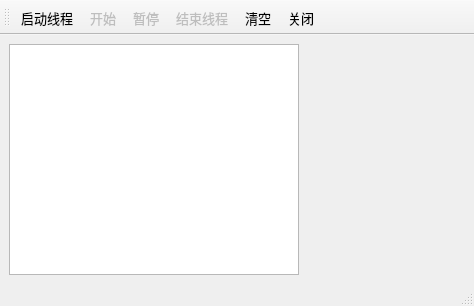
<?xml version="1.0" encoding="UTF-8"?>
<ui version="4.0">
 <class>MainWindow</class>
 <widget class="QMainWindow" name="MainWindow">
  <property name="geometry">
   <rect>
    <x>0</x>
    <y>0</y>
    <width>474</width>
    <height>306</height>
   </rect>
  </property>
  <property name="font">
   <font>
    <pointsize>10</pointsize>
   </font>
  </property>
  <property name="windowTitle">
   <string>多线程，使用QMutex</string>
  </property>
  <property name="windowIcon">
   <iconset resource="res.qrc">
    <normaloff>:/images/images/Games.ico</normaloff>:/images/images/Games.ico</iconset>
  </property>
  <widget class="QWidget" name="centralwidget">
   <layout class="QHBoxLayout" name="horizontalLayout">
    <item>
     <widget class="QPlainTextEdit" name="plainTextEdit"/>
    </item>
    <item>
     <widget class="QLabel" name="labPic">
      <property name="minimumSize">
       <size>
        <width>160</width>
        <height>0</height>
       </size>
      </property>
      <property name="text">
       <string/>
      </property>
      <property name="pixmap">
       <pixmap resource="res.qrc">:/dice/images/d0.jpg</pixmap>
      </property>
      <property name="alignment">
       <set>Qt::AlignCenter</set>
      </property>
     </widget>
    </item>
   </layout>
  </widget>
  <widget class="QStatusBar" name="statusbar"/>
  <widget class="QToolBar" name="toolBar">
   <property name="windowTitle">
    <string>toolBar</string>
   </property>
   <property name="iconSize">
    <size>
     <width>16</width>
     <height>16</height>
    </size>
   </property>
   <property name="toolButtonStyle">
    <enum>Qt::ToolButtonTextBesideIcon</enum>
   </property>
   <attribute name="toolBarArea">
    <enum>TopToolBarArea</enum>
   </attribute>
   <attribute name="toolBarBreak">
    <bool>false</bool>
   </attribute>
   <addaction name="actThread_Run"/>
   <addaction name="actDice_Run"/>
   <addaction name="actDice_Pause"/>
   <addaction name="actThread_Quit"/>
   <addaction name="actClear"/>
   <addaction name="actClose"/>
  </widget>
  <action name="actThread_Run">
   <property name="icon">
    <iconset resource="res.qrc">
     <normaloff>:/images/images/flag24.png</normaloff>:/images/images/flag24.png</iconset>
   </property>
   <property name="text">
    <string>启动线程</string>
   </property>
   <property name="toolTip">
    <string>启动线程运行</string>
   </property>
  </action>
  <action name="actDice_Run">
   <property name="enabled">
    <bool>false</bool>
   </property>
   <property name="icon">
    <iconset resource="res.qrc">
     <normaloff>:/images/images/play24.png</normaloff>:/images/images/play24.png</iconset>
   </property>
   <property name="text">
    <string>开始</string>
   </property>
   <property name="toolTip">
    <string>开始掷骰子</string>
   </property>
  </action>
  <action name="actDice_Pause">
   <property name="enabled">
    <bool>false</bool>
   </property>
   <property name="icon">
    <iconset resource="res.qrc">
     <normaloff>:/images/images/pause24.png</normaloff>:/images/images/pause24.png</iconset>
   </property>
   <property name="text">
    <string>暂停</string>
   </property>
   <property name="toolTip">
    <string>暂停掷骰子</string>
   </property>
  </action>
  <action name="actThread_Quit">
   <property name="enabled">
    <bool>false</bool>
   </property>
   <property name="icon">
    <iconset resource="res.qrc">
     <normaloff>:/images/images/block24.png</normaloff>:/images/images/block24.png</iconset>
   </property>
   <property name="text">
    <string>结束线程</string>
   </property>
   <property name="toolTip">
    <string>结束线程运行</string>
   </property>
  </action>
  <action name="actClear">
   <property name="icon">
    <iconset resource="res.qrc">
     <normaloff>:/images/images/212.bmp</normaloff>:/images/images/212.bmp</iconset>
   </property>
   <property name="text">
    <string>清空</string>
   </property>
   <property name="toolTip">
    <string>清空文本框</string>
   </property>
  </action>
  <action name="actClose">
   <property name="icon">
    <iconset resource="res.qrc">
     <normaloff>:/images/images/132.bmp</normaloff>:/images/images/132.bmp</iconset>
   </property>
   <property name="text">
    <string>关闭</string>
   </property>
  </action>
 </widget>
 <resources>
  <include location="res.qrc"/>
 </resources>
 <connections>
  <connection>
   <sender>actClose</sender>
   <signal>triggered()</signal>
   <receiver>MainWindow</receiver>
   <slot>close()</slot>
   <hints>
    <hint type="sourcelabel">
     <x>-1</x>
     <y>-1</y>
    </hint>
    <hint type="destinationlabel">
     <x>236</x>
     <y>152</y>
    </hint>
   </hints>
  </connection>
 </connections>
</ui>
